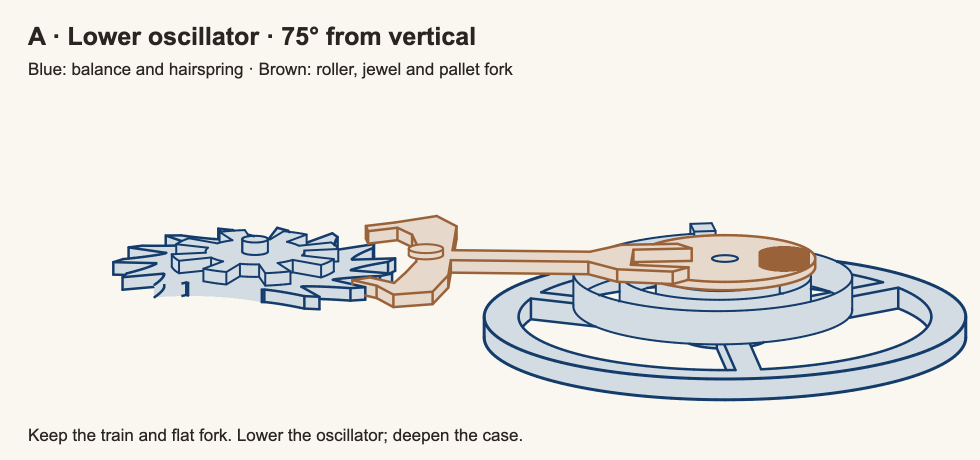
#> input picture watches/tasks/2026-10-01-raised-escapement/evidence/a-lowered-75-tock.png, 1960 x 920 px, given in place of presenter-chromium-eager-slide-3.png, which was not available (shown at 1/2 size)
$ python deck_figures.py
#> lines starting #> are read from the running program, lines starting #| are printed output that depends on the picture; pictures that were not available may be replaced by others from this repository, and a replacement may not be noted
#!/usr/bin/env python3
"""Small figures of deck_check.py's screenshots, for PLAN.md.

    uv run --project ../../.. python deck_figures.py      # in tools/, after deck_check.py all

Reads ../out/deck/ and ../out/fade/ (fade_check.py), and writes
../evidence/figures/deck-*.png and fade-middle.png, reduced so the task stays
small.
"""

import json
import pathlib

from PIL import Image, ImageDraw

TOOLS = pathlib.Path(__file__).resolve().parent
TASK = TOOLS.parent
DECK = TASK / "out" / "deck"
FADE = TASK / "out" / "fade"
FADE_CROP = (1100, 150, 3100, 1800)  # px of the 3456 px picture: the balance
FIGURES = TASK / "evidence" / "figures"
EVIDENCE = TASK / "evidence"
WIDTH = 1600  # px, of each figure


def reduced(picture: Image.Image, width: int) -> Image.Image:
#> called with width = 1600
    height = round(picture.height * width / picture.width)
#> height = 751
    return picture.convert("RGB").resize((width, height), Image.Resampling.LANCZOS)
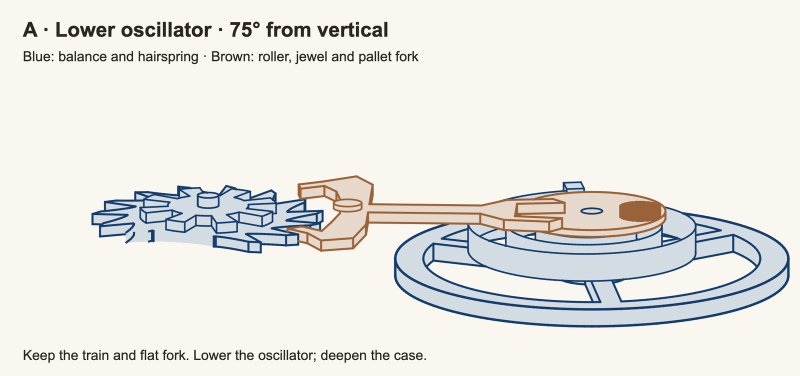
#> returned value: PIL image 1600x751 RGB (shown at 1/2 size); mean R, G, B 233.7, 232.2, 227.6


def contact_sheet(paths: list[pathlib.Path], columns: int) -> Image.Image:
#> called with columns = 4
    tile_width = WIDTH // columns
#> tile_width = 400
    tiles = [reduced(Image.open(path), tile_width) for path in paths]
#> tiles = []
    rows = -(-len(tiles) // columns)
#> rows = 0
#> (the run stopped early here; a loop or call above may not have finished)

$ run again, on watches/tasks/2026-10-01-raised-escapement/evidence/b-raised-75-tock.png
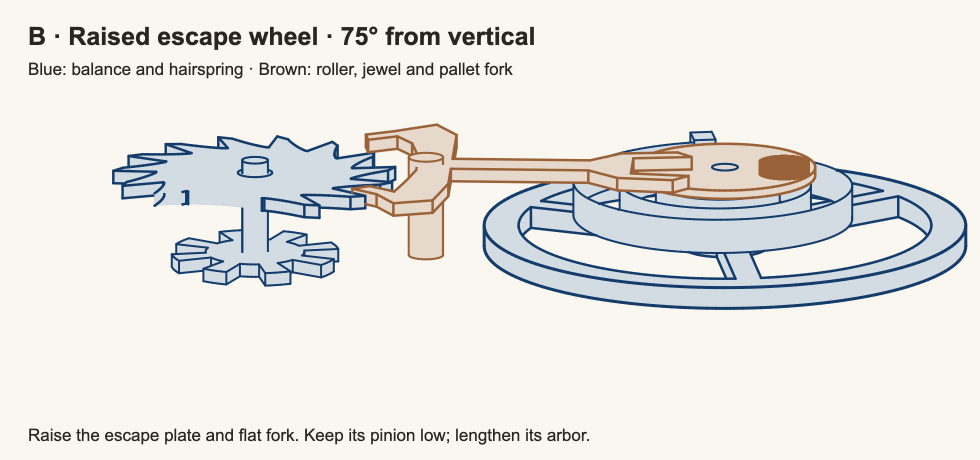
#> input picture watches/tasks/2026-10-01-raised-escapement/evidence/b-raised-75-tock.png, 1960 x 920 px, given in place of presenter-chromium-eager-slide-3.png, which was not available (shown at 1/2 size)
#> height = 751
#> in reduced, `return picture.convert("RGB").resize((width, height), Image.Resampling..`:
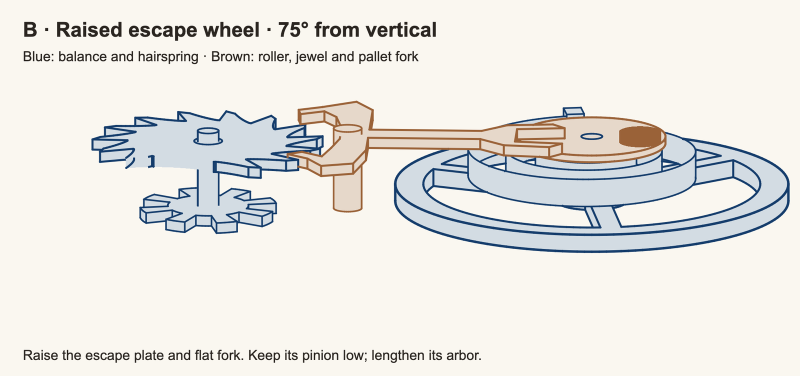
#> returned value: PIL image 1600x751 RGB (shown at 1/2 size); mean R, G, B 232.3, 230.9, 226.6
#> tile_width = 400
#> tiles = []
#> rows = 0
